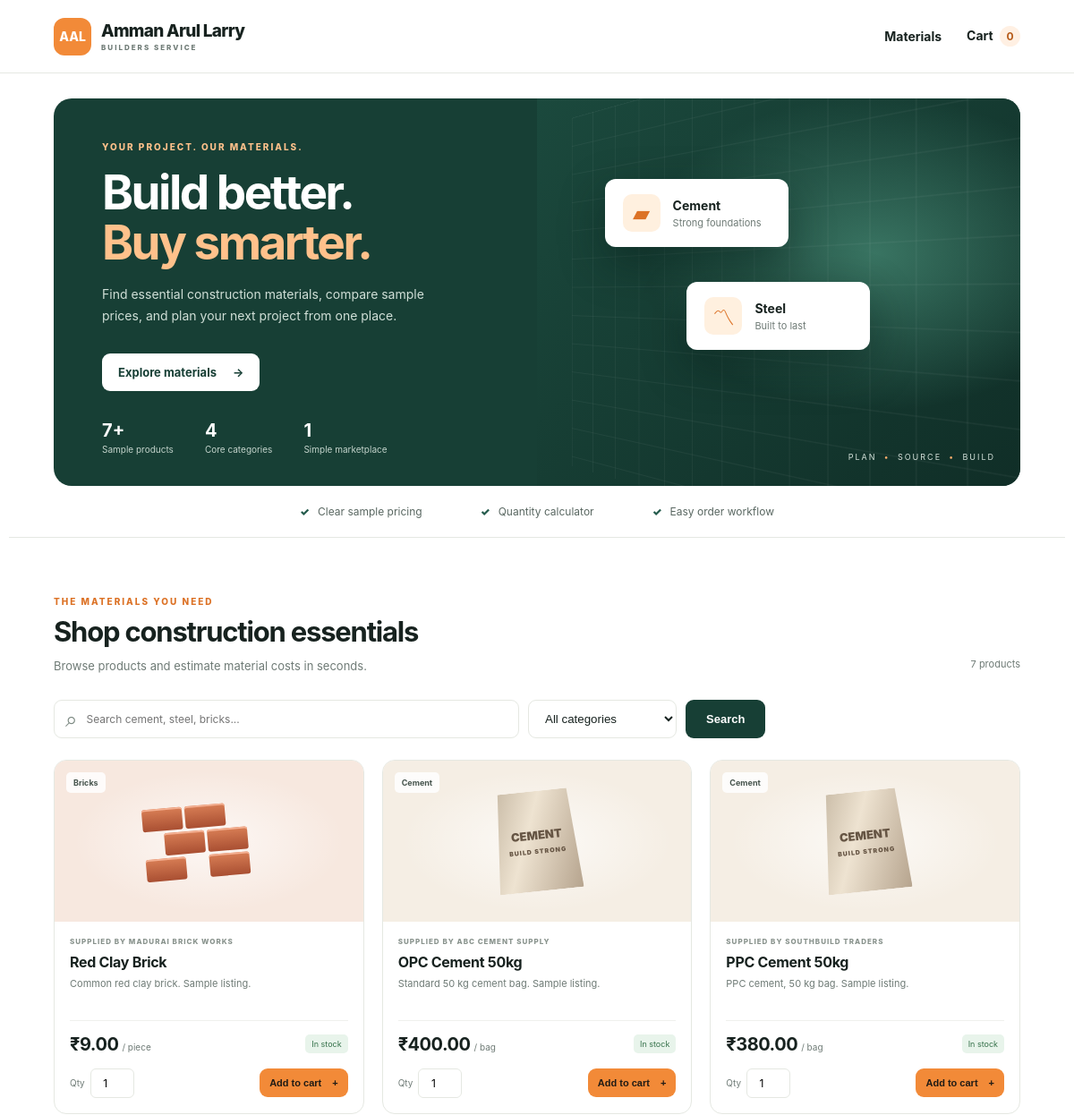
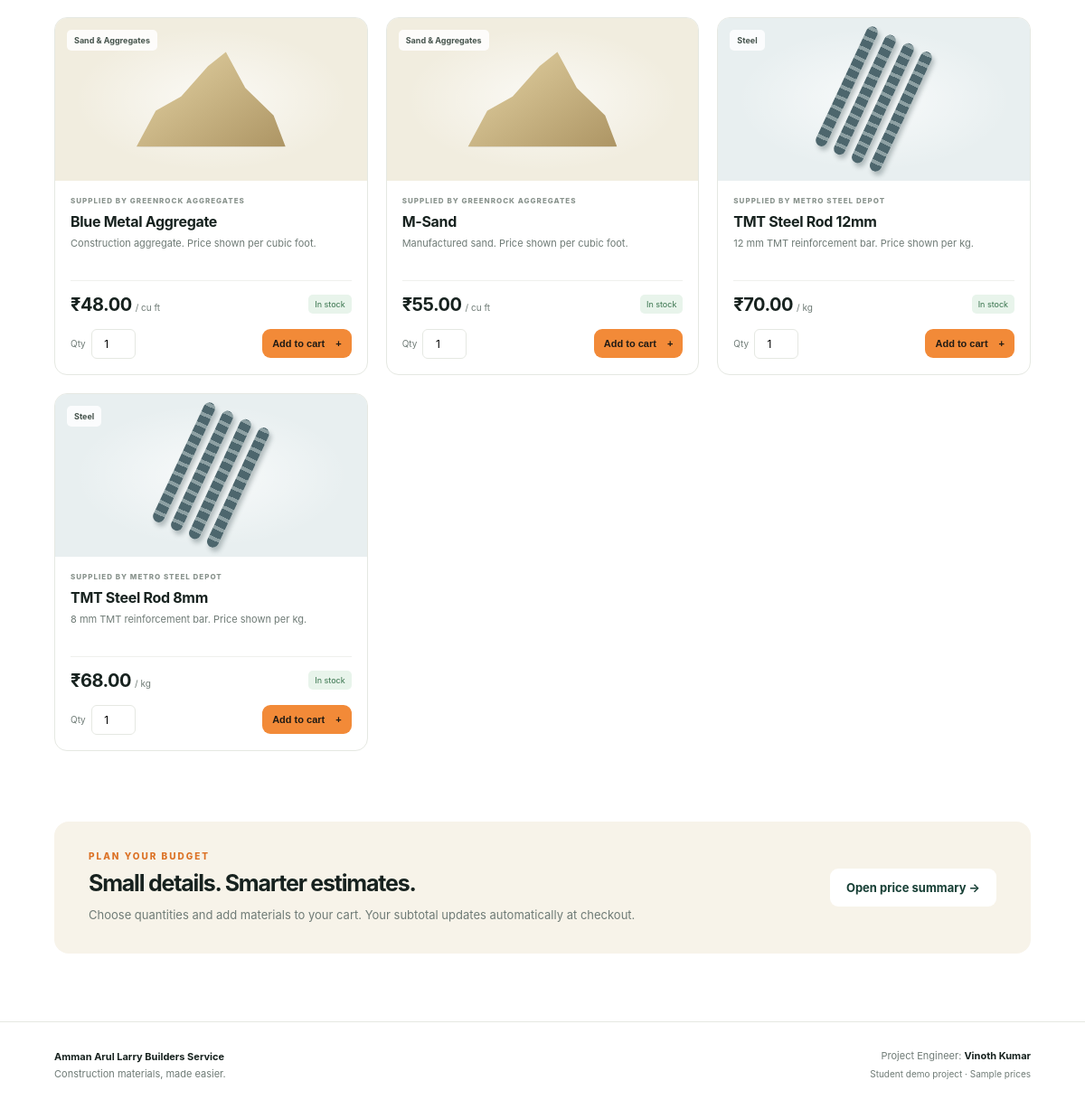
The page / on the database its author committed (2 pictures, top to bottom).
### ConstructionMart/store/models.py (models this page shows, shortened)
class Product(models.Model):
    CATEGORY_CHOICES = [
        ("cement", "Cement"),
        ("steel", "Steel"),
        ("bricks", "Bricks"),
        ("sand", "Sand & Aggregates"),
        ("other", "Other"),
    ]
    name = models.CharField(max_length=140)
    category = models.CharField(max_length=20, choices=CATEGORY_CHOICES, default="other")
    description = models.TextField(blank=True)
    unit = models.CharField(max_length=30, default="unit")
    price = models.DecimalField(max_digits=10, decimal_places=2)
    stock = models.PositiveIntegerField(default=0)
    supplier_name = models.CharField(max_length=140, default="ConstructionMart Supplier")
    image_url = models.URLField(blank=True)
    class Meta:
        ordering = ["category", "name"]

### ConstructionMart/store/views.py (the view)
# urls.py: path("", views.home, name="home"),
def home(request):
    products = Product.objects.all()
    query = request.GET.get("q", "").strip()
    category = request.GET.get("category", "").strip()
    if query:
        products = products.filter(name__icontains=query) | products.filter(description__icontains=query)
    if category:
        products = products.filter(category=category)
    _, _, cart_count = _cart_details(request)
    return render(request, "store/home.html", {
        "products": products, "query": query, "selected_category": category,
        "categories": Product.CATEGORY_CHOICES, "cart_count": cart_count,
    })

### ConstructionMart/store/views.py (called while the page is built, shortened)
def _cart_details(request):
    cart = request.session.get("cart", {})
    rows, total, count = [], Decimal("0.00"), 0
    ids = [int(k) for k in cart.keys()] if cart else []
    products = {p.id: p for p in Product.objects.filter(id__in=ids)}
    return rows, total, count

### ConstructionMart/templates/store/home.html (shortened to what this page needs)
{% extends "base.html" %}
{% block content %}
<section class="hero">
  <div class="hero-copy"><div class="eyebrow">YOUR PROJECT. OUR MATERIALS.</div><h1>Build better.<br><span>Buy smarter.</span></h1><p>Find essential construction materials, compare sample prices, and plan your next project from one place.</p><a class="btn btn-light" href="#products">Explore materials <span>→</span></a><div class="hero-stats"><div><strong>7+</strong><small>Sample products</small></div><div><strong>4</strong><small>Core categories</small></div><div><strong>1</strong><small>Simple marketplace</small></div></div></div>
  <div class="hero-visual"><div class="visual-grid"></div><div class="material-card cement-card"><span class="material-symbol">▰</span><div><strong>Cement</strong><small>Strong foundations</small></div></div><div class="material-card steel-card"><span class="material-symbol">〽</span><div><strong>Steel</strong><small>Built to last</small></div></div><div class="hero-stamp">PLAN <b>•</b> SOURCE <b>•</b> BUILD</div></div>
</section>
<section class="trust-strip"><div><span>✓</span> Clear sample pricing</div><div><span>✓</span> Quantity calculator</div><div><span>✓</span> Easy order workflow</div></section>
<section class="section" id="products">
  <div class="section-heading"><div><div class="eyebrow">THE MATERIALS YOU NEED</div><h2>Shop construction essentials</h2><p>Browse products and estimate material costs in seconds.</p></div><span class="product-count">{{ products|length }} products</span></div>
  <form method="get" class="filters"><div class="search-box"><span>⌕</span><input name="q" value="{{ query }}" placeholder="Search cement, steel, bricks..."></div><select name="category"><option value="">All categories</option></select><button class="btn btn-dark" type="submit">Search</button></form>
  <div class="product-grid">
  {% for product in products %}
    <article class="product-card">
      <div class="product-art art-{{ product.category }}"><span class="category-pill">{{ product.get_category_display }}</span><div class="product-illustration">{% if product.category == 'cement' %}<div class="cement-bag">CEMENT<small>BUILD STRONG</small></div>{% elif product.category == 'steel' %}<div class="steel-rods"><i></i><i></i><i></i><i></i></div>{% elif product.category == 'bricks' %}<div class="brick-stack"><i></i><i></i><i></i><i></i><i></i><i></i></div>{% else %}<div class="sand-pile"></div>{% endif %}</div></div>
      <div class="product-info"><div class="supplier">SUPPLIED BY {{ product.supplier_name|upper }}</div><h3>{{ product.name }}</h3><p>{{ product.description }}</p><div class="price-row"><div><strong>₹{{ product.price|floatformat:2 }}</strong><span>/ {{ product.unit }}</span></div><span class="stock">{% if product.stock > 0 %}In stock{% else %}Out of stock{% endif %}</span></div>
      <form method="post" action="{% url 'add_to_cart' product.id %}" class="add-form">{% csrf_token %}<label>Qty <input type="number" name="quantity" value="1" min="1" max="{{ product.stock }}" {% if product.stock == 0 %}disabled{% endif %}></label><button class="btn btn-orange" {% if product.stock == 0 %}disabled{% endif %}>Add to cart <span>+</span></button></form>
      </div>
    </article>
  {% empty %}<div class="empty-state"><h3>No products found</h3><p>Try another search or category.</p><a href="{% url 'home' %}" class="btn btn-dark">View all products</a></div>{% endfor %}
  </div>
</section>
<section class="calculator-band"><div><div class="eyebrow">PLAN YOUR BUDGET</div><h2>Small details. Smarter estimates.</h2><p>Choose quantities and add materials to your cart. Your subtotal updates automatically at checkout.</p></div><a href="{% url 'cart' %}" class="btn btn-light">Open price summary →</a></section>
{% endblock %}

### ConstructionMart/templates/base.html (shortened to what this page needs)
{% load static %}
<!doctype html>
<html lang="en">
<head>
  <link rel="stylesheet" href="{% static 'css/style.css' %}">
</head>
<body>
<header class="topbar">
  <a class="brand" href="{% url 'home' %}"><span class="brand-icon">AAL</span><span>Amman Arul Larry<small>BUILDERS SERVICE</small></span></a>
  <nav><a href="{% url 'home' %}">Materials</a><a href="{% url 'cart' %}" class="cart-link">Cart <span class="cart-count">{{ cart_count|default:0 }}</span></a></nav>
</header>
<main>{% block content %}{% endblock %}</main>
<footer><div><strong>Amman Arul Larry Builders Service</strong><p>Construction materials, made easier.</p></div><div class="footer-right">Project Engineer: <strong>Vinoth Kumar</strong><br><span>Student demo project · Sample prices</span></div></footer>
</body>
</html>

### rows shown on the page
Product: category "Bricks", supplier_name "MADURAI BRICK WORKS", name "Red Clay Brick", description "Common red clay brick. Sample listing.", price "9.00", unit "piece", shows "In stock", quantity "1"
Product: category "Cement", shows "CEMENT", supplier_name "ABC CEMENT SUPPLY", name "OPC Cement 50kg", description "Standard 50 kg cement bag. Sample listing.", price "400.00", unit "bag", shows "In stock", quantity "1"
Product: category "Cement", shows "CEMENT", supplier_name "SOUTHBUILD TRADERS", name "PPC Cement 50kg", description "PPC cement, 50 kg bag. Sample listing.", price "380.00", unit "bag", shows "In stock", quantity "1"
Product: category "Sand & Aggregates", supplier_name "GREENROCK AGGREGATES", name "Blue Metal Aggregate", description "Construction aggregate. Price shown per cubic foot.", price "48.00", unit "cu ft", shows "In stock", quantity "1"
Product: category "Sand & Aggregates", supplier_name "GREENROCK AGGREGATES", name "M-Sand", description "Manufactured sand. Price shown per cubic foot.", price "55.00", unit "cu ft", shows "In stock", quantity "1"
Product: category "Steel", supplier_name "METRO STEEL DEPOT", name "TMT Steel Rod 12mm", description "12 mm TMT reinforcement bar. Price shown per kg.", price "70.00", unit "kg", shows "In stock", quantity "1"
Product: category "Steel", supplier_name "METRO STEEL DEPOT", name "TMT Steel Rod 8mm", description "8 mm TMT reinforcement bar. Price shown per kg.", price "68.00", unit "kg", shows "In stock", quantity "1"

### other values the page prints
{{ cart_count|default:0 }} "0"
{{ products|length }} "7"
